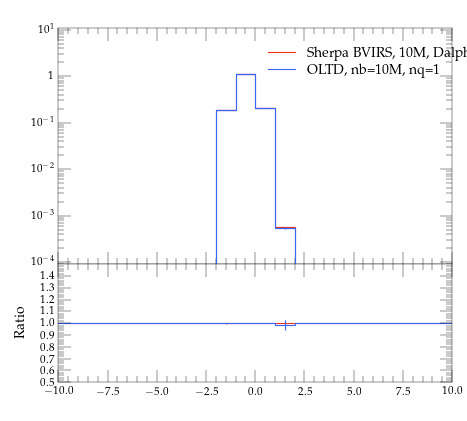

Source code (Python):
#! /usr/bin/env python

# This Python script was auto-generated using YODA v2.0.0.
# Analysis object: /evtb/cutEg_t_y
# Timestamp: 15-04-2024 (14:39:54)

import matplotlib as mpl
import matplotlib.pyplot as plt
mpl.use('Agg') # comment out for interactive use
import os
import numpy as np

plotDir = os.path.split(os.path.realpath(__file__))[0]
if 'YODA_USER_PLOT_PATH' in globals():
    plot_outdir = globals()['YODA_USER_PLOT_PATH']
else:
    plot_outdir = plotDir

#plot style
plt.style.use(os.path.join(plotDir, '../default.mplstyle'))
# plot metadata
figW, figH = plt.rcParams['figure.figsize']
ax_xLabel = r''
ax_yLabel = r''
ax_title  = r''
ax_xScale = 'linear'
ax_yScale = 'log'
xLims = (-10.0, 10.0)
yLims = (9e-05, 11.0)

# TeX-friendly labels for the legend
labels = [ r"Sherpa BVIRS, 10M, Dalpha=0.01", r"OLTD, nb=10M, nq=1" ]

# Create figure and axis objects
fig, (ax, ratio0_ax) = plt.subplots(2, 1, sharex=True,
                  figsize=(figW,figH), gridspec_kw={'height_ratios': (2, 1)})
ratio0_ax.yaxis.set_major_locator(mpl.ticker.MultipleLocator(0.1))
ratio0_ax.set_ylim(0.5, 1.4999)
ratio0_ax.set_ylabel('Ratio')

# LineColor map: curve index -> color
linecolors = {0: '#EE3311', 1: '#3366FF'}
# the numerical data is stored in a separate file
dataf = dict()
prefix = os.path.split(__file__)[0]
if prefix:    prefix = prefix + '/'
exec(open(prefix+'cutEg_t_y__data.py').read(), dataf)


legend_handles = [] # keep track of handles for the legend

# style options for curves
# starts at zorder>=5 to draw curve on top of legend
styles = {
  'curve0': {
    'color' : linecolors[0],
    'linestyle' : '-',
    'marker' : 'o',
    'zorder' : 5,
    'histstyle' : True,
  },
  'curve1': {
    'color' : linecolors[1],
    'linestyle' : '-',
    'marker' : 'o',
    'zorder' : 6,
    'histstyle' : True,
  },
}
# curve from input yoda files in main panel
for label in dataf['yvals'].keys():
    if all(np.isnan(v) for v in dataf['yvals'][label]):
        continue
    tmp = None
    if styles[label]['histstyle']: # draw as histogram
        tmp, = ax.plot(dataf['xedges'], dataf['yedges'][label],
                       color=styles[label]['color'],
                       linestyle=styles[label]['linestyle'],
                       drawstyle='steps-pre', solid_joinstyle='miter',
                       zorder=styles[label]['zorder'], label=label)
        ax.errorbar(dataf['xpoints'], dataf['yvals'][label], color=styles[label]['color'],
                    xerr=dataf['xerrs'], yerr=[dataf['ydowns'][label], dataf['yups'][label]],
                    linestyle='none', zorder=styles[label]['zorder'])
    else: # draw as scatter
        tmp = ax.errorbar(dataf['xpoints'], dataf['yvals'][label],
                          xerr=dataf['xerrs'],
                          yerr=[ dataf['ydowns'][label],
                          dataf['yups'][label] ],
                          fmt=styles[label]['marker'],
                          ecolor=styles[label]['color'],
                          color=styles[label]['color'], zorder=2)
        tmp[-1][0].set_linestyle(styles[label]['linestyle'])
    legend_handles += [tmp]
    for varLabel in dataf['variation_yvals'].keys():
        if varLabel.startswith(label):
            tmp, = ax.plot(dataf['xedges'], dataf['variation_yvals'][varLabel],
                           color=styles[label]['color'],
                           linestyle=styles[label]['linestyle'],
                           drawstyle='steps-pre', solid_joinstyle='miter',
                           zorder=styles[label]['zorder'], alpha=0.5)


# plots on ratio panel
# curve from input yoda files in ratio panel
for label, yvals in dataf['ratio0_yvals'].items():
    if all(np.isnan(v) for v in yvals):
        continue
    if styles[label]['histstyle']: # plot as histogram
        ratio0_ax.plot(dataf['xedges'], yvals,
                       color=styles[label]['color'],
                       linestyle=styles[label]['linestyle'],
                       drawstyle='steps-pre', zorder=1,
                       solid_joinstyle='miter')
        ratio0_ax.vlines(dataf['xpoints'],
                         dataf['ratio0_ymin'][label],
                         dataf['ratio0_ymax'][label],
                         color=styles[label]['color'], zorder=1)
    else: # plot as scatter
        tmp = ratio0_ax.errorbar(dataf['xpoints'],
                                 yvals, xerr=dataf['xerrs'],
                                 yerr=dataf['ratio0_yerrs'][label],
                                 fmt=styles[label]['marker'],
                                 ecolor=styles[label]['color'],
                                 color=styles[label]['color'])
        tmp[-1][0].set_linestyle(styles[label]['linestyle'])

    for varlabel in dataf['ratio0_variation_vals'].keys():
        if varlabel.startswith(label):
            ratio0_ax.plot(dataf['xedges'],
                            dataf['ratio0_variation_vals'][varlabel],
                            color=styles[label]['color'],
                            linestyle=styles[label]['linestyle'],
                            drawstyle='steps-pre', solid_joinstyle='miter',
                            zorder=1, alpha=0.5)

legend_pos = (0.5, 0.97)
ax.legend(legend_handles, labels, loc='upper left', bbox_to_anchor=legend_pos)

# set plot metadata as defined above
ratio0_ax.set_xlabel(ax_xLabel)
ratio0_ax.xaxis.set_label_coords(1., -.15)
ax.set_ylabel(ax_yLabel, loc='top')
ax.set_title(ax_title, loc='left')
ax.set_xscale(ax_xScale)
ax.set_yscale(ax_yScale)
ax.set_xlim(xLims)
ax.set_ylim(yLims)

# tick formatting
plt.rcParams['xtick.top'] = True
plt.rcParams['ytick.right'] = True
ax.yaxis.set_major_locator(mpl.ticker.LogLocator(base=10.0, numticks=np.inf))
ax.yaxis.set_minor_locator(mpl.ticker.LogLocator(
                           base=10.0, subs=np.arange(0.1, 1, 0.1), numticks=np.inf))
fig.align_ylabels((ax, ratio0_ax))
plt.savefig(os.path.join(plot_outdir, 'cutEg_t_y.pdf'), format='PDF')
plt.savefig(os.path.join(plot_outdir, 'cutEg_t_y.png'), format='PNG')

plt.close(fig)
